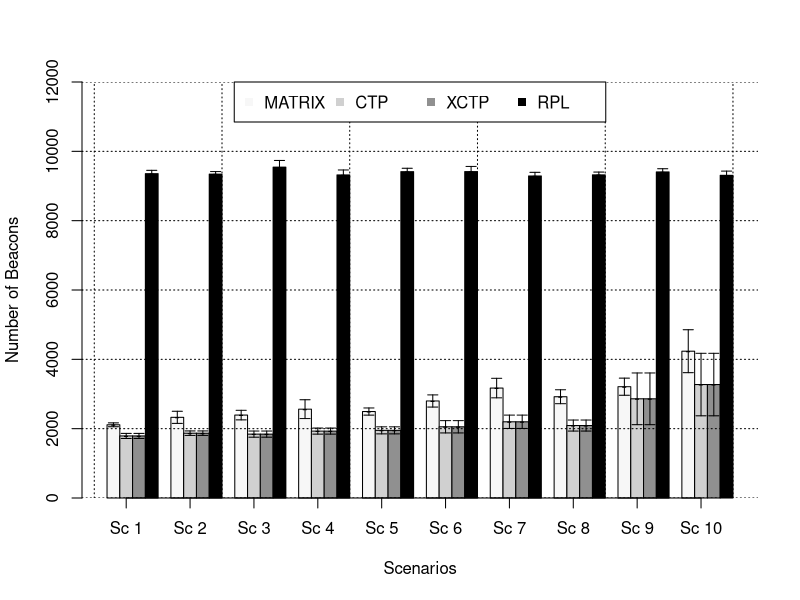

The R source for this figure:
#####################
# Beacons
#####################
#RPL #XCTP #MATRIX
library(Hmisc)


bm = c( 2111.9,
        2326.6,
        2391.8,
        2562.8,
        2493.7,
        2798.9,
        3171,
        2921.2,
        3210.6,
        4234.6)#matrix

bc = c(1790.5,
       1869.6,
       1842.8,
       1929.9,
       1951.6,
       2054.1,
       2198.6,
       2090,
       2861.3,
       3272.6)#ctp

bx = c(1790.5,
       1869.6,
       1842.8,
       1929.9,
       1951.6,
       2054.1,
       2198.6,
       2090,
       2861.3,
       3272.6)#xctp

br = c(9356.4,
       9342.7,
       9544,
       9319.8,
       9414.5,
       9415.6,
       9289.8,
       9322.2,
       9406.1,
       9309)#rpl






mat = matrix(c(bm[1],bc[1],bx[1],br[1], #scn 1 Matrix, CTP, XCTP, RPL ---> Sem falhas
               bm[2],bc[2],bx[2],br[2],  #scn 2 Matrix, CTP, XCTP, RPL
               bm[3],bc[3],bx[3],br[3], #scn 3 Matrix, CTP, XCTP, RPL
               bm[4],bc[4],bx[4],br[4], #scn 4 Matrix, CTP, XCTP, RPL
               bm[5],bc[5],bx[5],br[5],  #scn 5 Matrix, CTP, XCTP, RPL
               bm[6],bc[6],bx[6],br[6], #scn 6 Matrix, CTP, XCTP, RPL
               bm[7],bc[7],bx[7],br[7], #scn 7 Matrix, CTP, XCTP, RPL
               bm[8],bc[8],bx[8],br[8],  #scn 8 Matrix, CTP, XCTP, RPL
               bm[9],bc[9],bx[9],br[9], #scn 9 Matrix, CTP, XCTP, RPL
               bm[10],bc[10],bx[10],br[10]  #scn 10 Matrix, CTP, XCTP, RPL
               ), nrow = 4, ncol=10)


flow = c("MATRIX", "CTP","XCTP","RPL")
colors = c("#F7F7F7","#D0D0D0","#909090","black")
bp = barplot(mat,xaxis=flow, xlab="Scenarios",ylab="Number of Beacons", col=colors,
             beside=TRUE, ylim=c(0,12000))#, legend=row)

axis(1, at=bp[2,], labels=c("Sc 1", "Sc 2","Sc 3","Sc 4","Sc 5","Sc 6","Sc 7","Sc 8","Sc 9","Sc 10"))

upper1 = lower1 = c(
  55.55831178,
  174.9395689,
  138.1467603,
  271.6087489,
  103.388832,
  175.526309,
  281.7475148,
  201.2618795,
  247.0200584,
  619.210374)

upper2 = lower2 = c(72.67926809,
                    65.03342292,
                    89.15552683,
                    87.37866535,
                    101.5723961,
                    177.2637316,
                    193.0177342,
                    159.3867699,
                    745.802264,
                    901.0531139)


upper3 = lower3 = c(72.67926809,
                    65.03342292,
                    89.15552683,
                    87.37866535,
                    101.5723961,
                    177.2637316,
                    193.0177342,
                    159.3867699,
                    745.802264,
                    901.0531139)

upper4 = lower4 = c(95.94865523,
           73.80786336,
           192.9384165,
           142.6518053,
           96.92154806,
           148.7025722,
           104.0241437,
           79.3109706,
           91.62431577,
           120.476241)

errbar(bp[1,], mat[1,], mat[1,]+upper1, mat[1,]-lower1, add=T, xlab="", pch="-")
errbar(bp[2,], mat[2,], mat[2,]+upper2, mat[2,]-lower2, add=T, xlab="", pch="-")
errbar(bp[3,], mat[3,], mat[3,]+upper3, mat[3,]-lower3, add=T, xlab="", pch="-")
errbar(bp[4,], mat[4,], mat[4,]+upper4, mat[4,]-lower4, add=T, xlab="", pch="-")
grid(col="black",lty = "dotted", lwd = par("lwd"))

legend("top",flow, xpd = TRUE, horiz =TRUE, inset = c(0,0), pch=c(15, 15, 15,15), col = colors)
